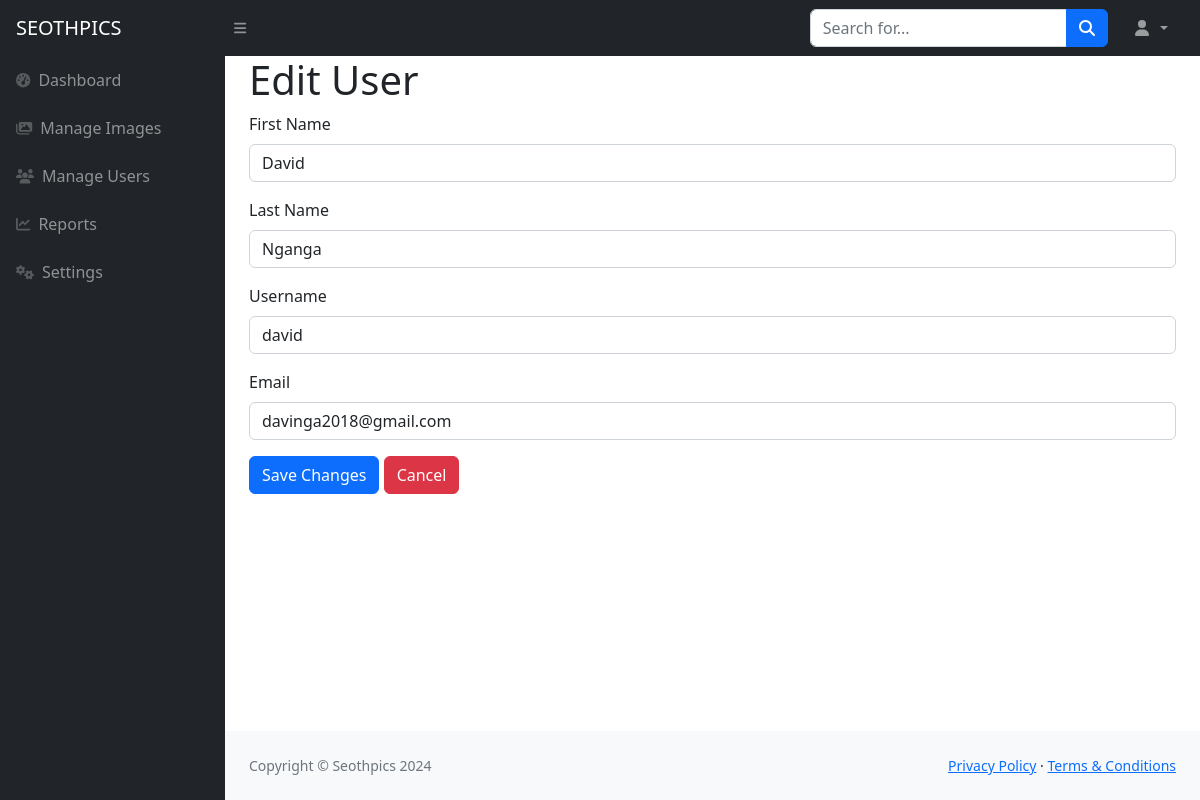
Page /users/edit/2/ on the committed database.
### gallery/models.py (models this page shows)
class CustomUser(AbstractUser):
    def __str__(self):
        return self.username

### gallery/views.py (the view)
# urls.py: path('users/edit/<int:user_id>/', views.edit_user, name='edit_user'),  # Edit user details
def edit_user(request, user_id):
    user = get_object_or_404(CustomUser, id=user_id)
    if request.method == 'POST':
        form = CustomUserCreationForm(request.POST, instance=user)
        if form.is_valid():
            form.save()
            return redirect('users')  # Redirect to the users list page after saving
    else:
        form = CustomUserCreationForm(instance=user)
    return render(request, 'admin_dashboard/edit_user.html', {'form': form, 'user': user})

### gallery/forms.py
class CustomUserCreationForm(UserCreationForm):
    class Meta:
        model = CustomUser
        fields = ['first_name', 'last_name', 'username', 'email']

### gallery/templates/admin_dashboard/edit_user.html (shortened to what this page needs)
{% extends 'admin_dashboard/base.html' %}
{% block content %}
<main>
    <div class="container px-4">
        <h1>Edit User</h1>
        <form method="POST">
            <div class="card-body">
                <form method="POST" action="{% url 'users' %}">
                    <div class="mb-3">
                        <label for="id_first_name" class="form-label">First Name</label>
                        <input type="text" class="form-control" id="id_first_name" name="first_name" value="{{ user.first_name }}" required>
                    </div>
                    <div class="mb-3">
                        <label for="id_last_name" class="form-label">Last Name</label>
                        <input type="text" class="form-control" id="id_last_name" name="last_name" value="{{ user.last_name }}" required>
                    </div>
                    <div class="mb-3">
                        <label for="id_username" class="form-label">Username</label>
                        <input type="text" class="form-control" id="id_username" name="username" value="{{ user.username }}" required>
                    </div>
                    <div class="mb-3">
                        <label for="id_email" class="form-label">Email</label>
                        <input type="email" class="form-control" id="id_email" name="email" value="{{ user.email }}" required>
                    </div>
                    <button type="submit" class="btn btn-primary">Save Changes</button>
                    <a href="{% url 'users' %}" class="btn btn-danger">Cancel</a>
                </form>
            </div>
        </form>
    </div>
</main>
{% endblock %}

### rows in the picture
CustomUser: first_name "David", last_name "Nganga", username "david", email "davinga2018@gmail.com"
